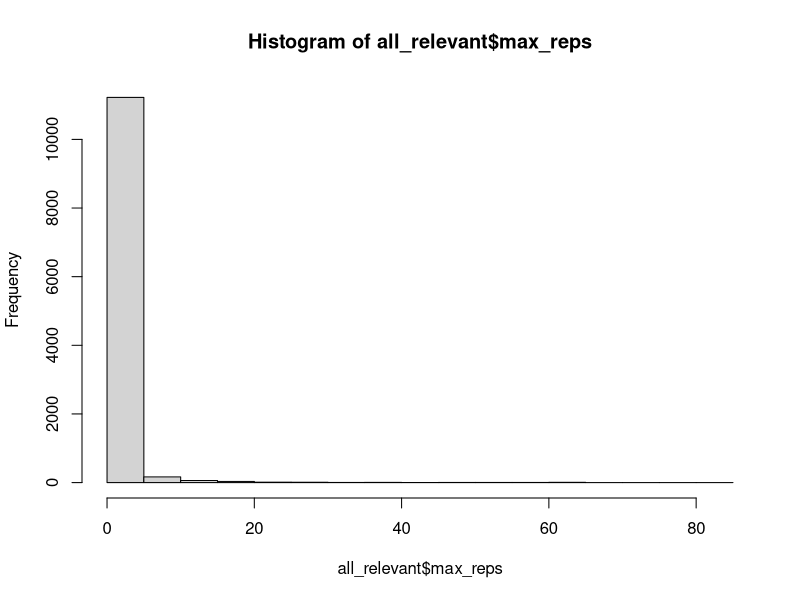

Generate this figure with R:
getwd()
all_relevant <- read.csv("all_relevant.csv")
max_reps <- apply(all_relevant[,6:55], 1, max)
all_relevant$max_reps <- max_reps
hist(all_relevant$max_reps)
summary(all_relevant$max_reps)

# view the articles with lots of repeats
length(all_relevant$domain[all_relevant$max_reps > 1])
all_relevant$domain[all_relevant$max_reps > 50]
